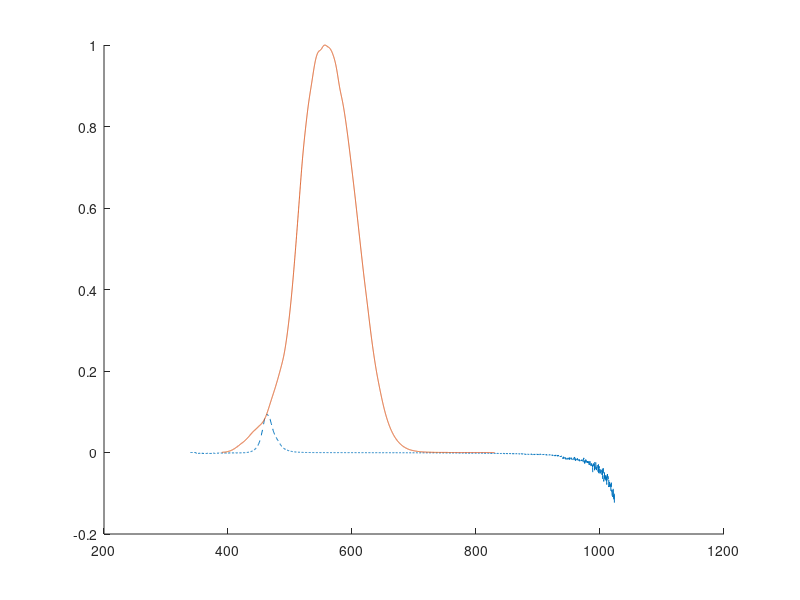

MATLAB code for this plot: (Note: this script raises an error after producing the figure.)
clear all; close all;

%delimiterIn = '\t';
%% Read data of blue LED and luminous efficiency 
hold on;
%norma = @(a) a./norm(a);
greenLedData = importdata("interferometry_spectrometry/blue_test.txt");
wavelength=greenLedData(1:end,1);
radiatedPower=greenLedData(1:end,2);
radiatedPowerNorm= radiatedPower/norm(radiatedPower);
plot(wavelength,radiatedPowerNorm,"--");
V=importdata("interferometry_spectrometry/linCIE2008v2e_fine.csv");
V_normed=V/norm(V);
plot(V(1:end,1),V(1:end,2));
greenLedData_rounded=[round(greenLedData(1:end,1),1) greenLedData(1:end,2)];

%Remove Rows 0->133 & 1398->end that lie outside the sensitivity of the
%human eye.
%greenLedData_humansensitivity=greenLedData_rounded(134:1241,:);
greenLedData_humansensitivity=greenLedData_rounded(134:1059,:);
%greenLedData_humansensitivity=greenLedData_rounded(108:1059,:);

%% Calculate Luminous Flux
Km=683;
temp=(greenLedData_humansensitivity(1:end,2))/(norm(greenLedData_humansensitivity(1:end,2)))/1e4%%.*(greenLedData_humansensitivity(1:end,1));
%temp=norm(greenLedData_humansensitivity(1:end,2))/1e6%./(greenLedData_humansensitivity(1:end,1));
y=zeros(size(temp));
for i=1:length(greenLedData_humansensitivity(1:end,1))
   %display(i)
   %display(greenLedData_humansensitivity(i,1))
   %display(find(V==greenLedData_humansensitivity(i,1)))
   x=find(V==greenLedData_humansensitivity(i,1));
   %display(x);
   %display(V(x,2))
   shit=V(x,2);
   %display(shit);
   y(i,1)=shit;
end

temp3=(temp.*y);
temp4=sum(temp3);
Qv=Km*temp4;
